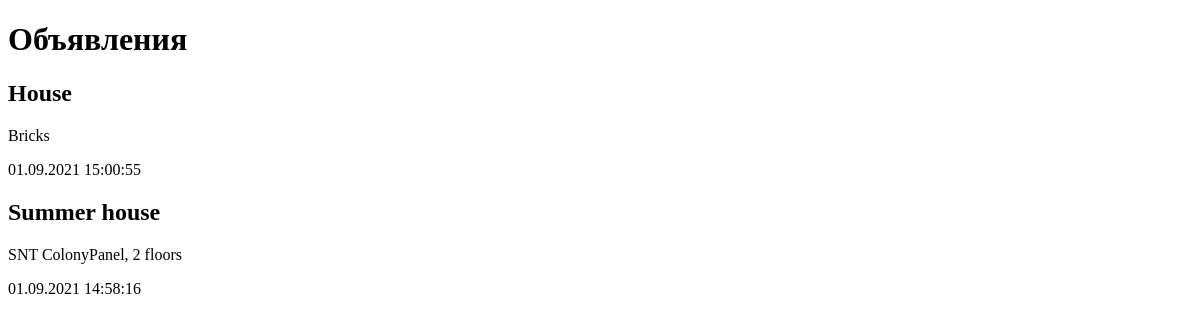
Page /bboard/ on the earlier database version.
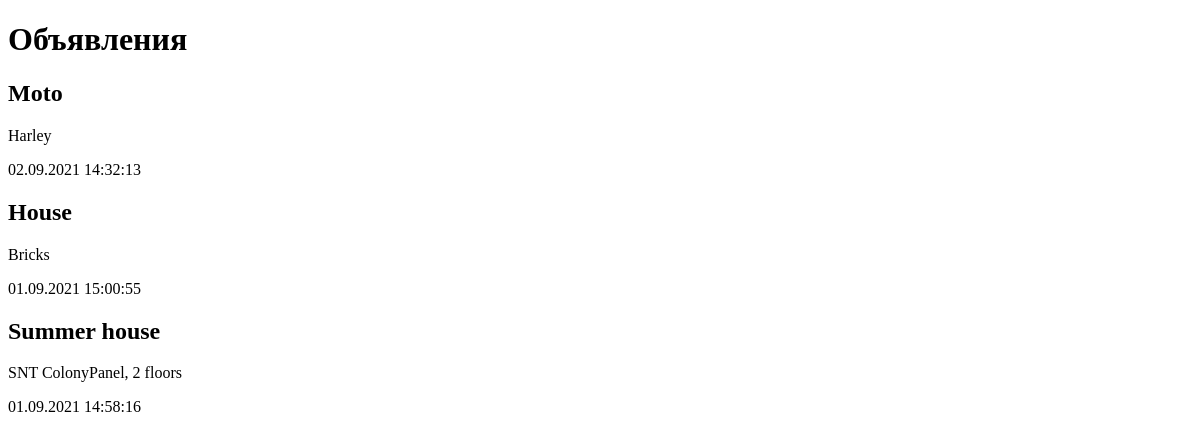
Same page on the later database version.
### bboard/models.py (models this page shows)
class Bb(models.Model):
    title = models.CharField(max_length=50, verbose_name='Товар')
    content = models.TextField(null=True, blank=True, verbose_name='Описание')
    price = models.FloatField(null=True, blank=True, verbose_name="Цена")
    published = models.DateTimeField(auto_now_add=True, db_index=True, verbose_name="Опубликовано")
    rubric = models.ForeignKey('Rubric', null=True, on_delete=models.PROTECT, verbose_name='Рубрика')
    class Meta:
        verbose_name_plural = 'Объявления'
        verbose_name = 'Объявление'
        ordering = ['-published']

### bboard/views.py (the view)
# urls.py: path('', index),
def index(request):
    bbs             = Bb.objects.all()
    rubrics         = Rubric.objects.all()
    context         = {'bbs': bbs, 'rubrics': rubrics}
    return render(request, 'bboard/index.html', context)

### bboard/templates/bboard/index.html (shortened to what this page needs)
<!DOCTYPE html>
<html>
<head>
</head>
<body>
    <h1>Объявления</h1>
    {% for bb in bbs %}
    <div>
        <h2>{{ bb.title }}</h2>
        <p>{{ bb.content }}</p>
        <p>{{ bb.published|date:"d.m.Y H:i:s" }}</p>
    </div>
    {% endfor %}
</body>
</html>

Differences in the rows shown:
added Bb: title "Moto", content "Harley", published "02.09.2021 14:32:13"
